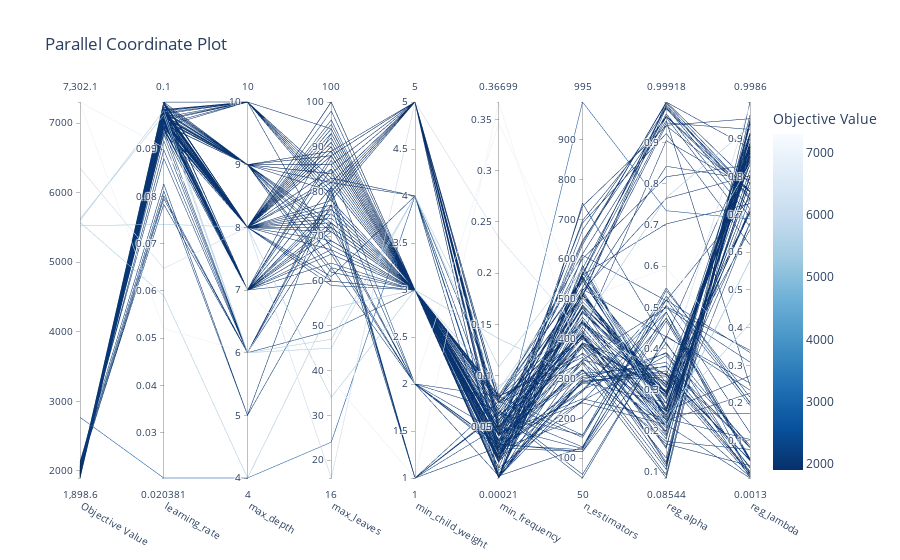

Here is the notebook cell this chart was saved with:
### Markdown cell above
**2. Coordenadas paralelas**

### Code cell
optuna.visualization.plot_parallel_coordinate(study_pruning)
